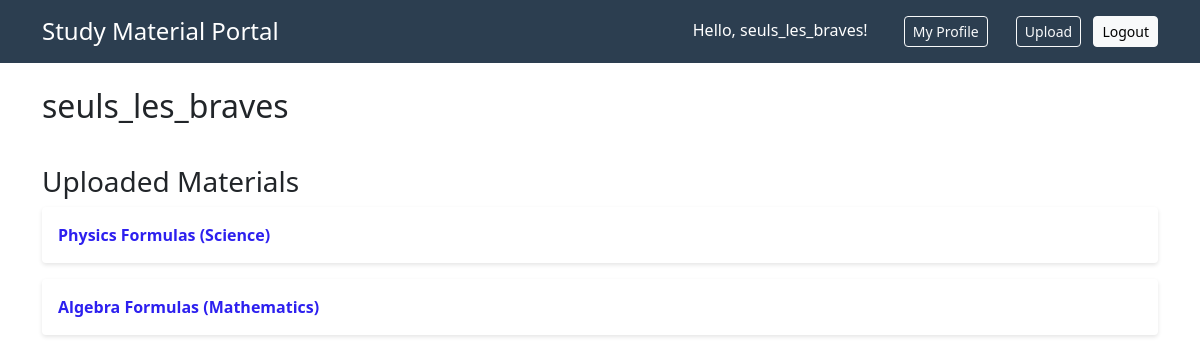
/user/seuls_les_braves/ (signed in), run on an earlier commit of the app's database.
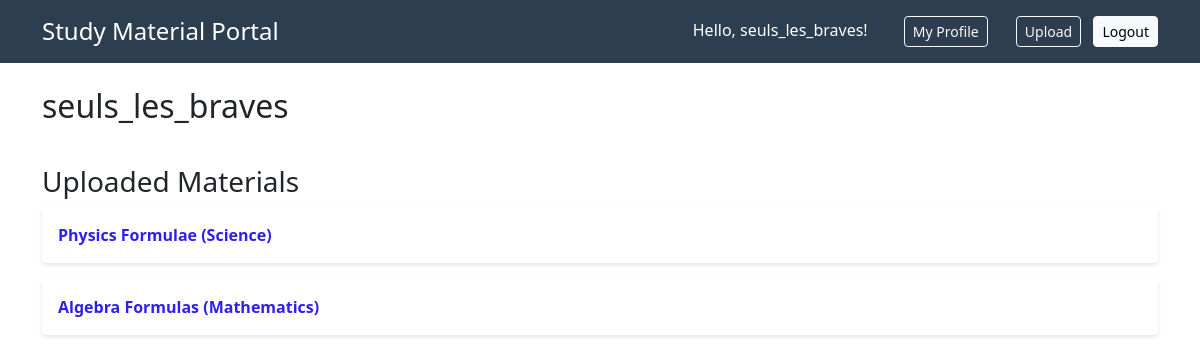
And on a later commit of the database.
### materials/models.py (models this page shows, shortened)
class StudyMaterial(models.Model):
    title = models.CharField(max_length=200)
    description = models.TextField()
    file = models.FileField(upload_to='materials/')
    category = models.ForeignKey(Category, on_delete=models.CASCADE)
    uploaded_by = models.ForeignKey(settings.AUTH_USER_MODEL, on_delete=models.CASCADE)
    upload_date = models.DateTimeField(auto_now_add=True)
    approved = models.BooleanField(default=False)
    preview_image = models.ImageField(upload_to='previews/', blank=True)
    class Meta:
        indexes = [
            models.Index(fields=['approved', 'upload_date']),
            models.Index(fields=['title']),
            models.Index(fields=['category']),
        ]

class Category(models.Model):
    name = models.CharField(max_length=200, unique=True)
    def __str__(self):
        return self.name
    class Meta:
        verbose_name_plural = "Categories"

### materials/views.py (the view)
# urls.py: path('user/<str:username>/', views.profile, name='user-profile'),
@login_required
def profile(request, username):
    user = get_object_or_404(User, username=username)
    user_materials = StudyMaterial.objects.filter(uploaded_by=user, approved=True)
    return render(request, 'materials/profile.html', {
        'profile_user': user,
        'materials': user_materials
    })

### materials/templates/materials/profile.html (shortened to what this page needs)
{% extends 'materials/base.html' %}
{% block content %}
<div class="profile-header">
    <h2>{{profile_user.username}}</h2>
</div>
<h3>Uploaded Materials</h3>
<ul class="material-list">
    {% for material in materials %}
        <li class="material-item">
            <a href="{% url 'material-detail' material.pk %}">
                {{ material.title }} ({{ material.category }})
            </a>
        </li>
    {% empty %}
        <p>No materials uploaded yet.</p>
    {% endfor %}
</ul>
{% endblock %}

What changed in the data, as far as the page shows it:
changed StudyMaterial "Science": title "Physics Formulas" → "Physics Formulae"
